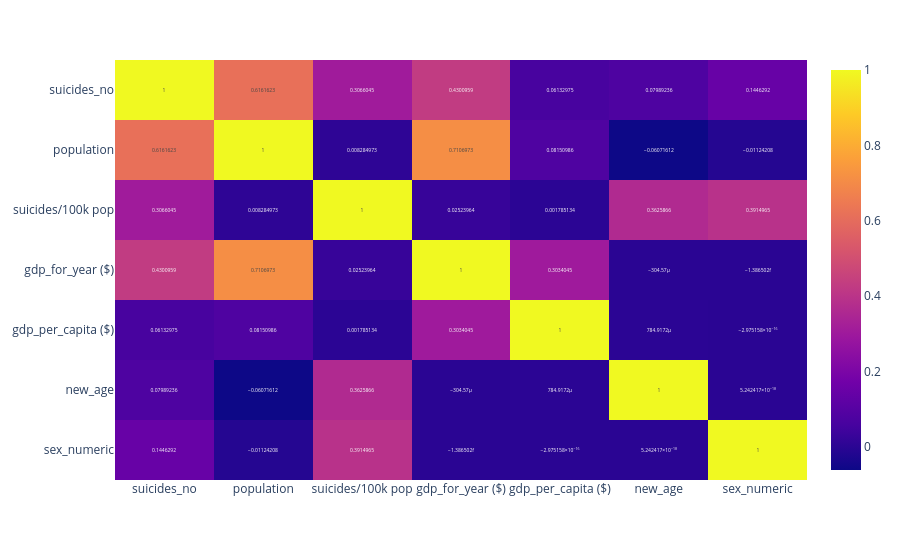

The code cell stored with this chart in its notebook:
### Markdown cell above
## EDA For Answering Questions

### Code cell
correlation_cols = ['suicides_no', 'population', 'suicides/100k pop', 'gdp_for_year ($)',
                    'gdp_per_capita ($)', 'new_age', 'sex_numeric']

correlation_matrix = df[correlation_cols].corr()
print(correlation_matrix)

px.imshow(correlation_matrix, text_auto=True, aspect='auto').show()

### Figure 1 — Plotly figure (JSON) as saved in the notebook; plotly's stock layout.template omitted (floating-point values rounded to 4 significant figures)
{"data": [{"coloraxis": "coloraxis", "hovertemplate": "x: %{x}<br>y: %{y}<br>color: %{z}<extra></extra>", "name": "0", "texttemplate": "%{z}", "type": "heatmap", "x": ["suicides_no", "population", "suicides/100k pop", "gdp_for_year ($)", "gdp_per_capita ($)", "new_age", "sex_numeric"], "xaxis": "x", "y": ["suicides_no", "population", "suicides/100k pop", "gdp_for_year ($)", "gdp_per_capita ($)", "new_age", "sex_numeric"], "yaxis": "y", "z": [[1.0, 0.6162, 0.3066, 0.4301, 0.06133, 0.07989, 0.1446], [0.6162, 1.0, 0.008285, 0.7107, 0.08151, -0.06072, -0.01124], [0.3066, 0.008285, 1.0, 0.02524, 0.001785, 0.3626, 0.3915], [0.4301, 0.7107, 0.02524, 1.0, 0.3034, -0.0003046, -1.387e-15], [0.06133, 0.08151, 0.001785, 0.3034, 1.0, 0.0007849, -2.975e-16], [0.07989, -0.06072, 0.3626, -0.0003046, 0.0007849, 1.0, 5.242e-18], [0.1446, -0.01124, 0.3915, -1.387e-15, -2.975e-16, 5.242e-18, 1.0]]}], "layout": {"coloraxis": {"colorscale": [[0, "#0d0887"], [0.1111, "#46039f"], [0.2222, "#7201a8"], [0.3333, "#9c179e"], [0.4444, "#bd3786"], [0.5556, "#d8576b"], [0.6667, "#ed7953"], [0.7778, "#fb9f3a"], [0.8889, "#fdca26"], [1, "#f0f921"]]}, "margin": {"t": 60}, "xaxis": {"anchor": "y", "domain": [0, 1]}, "yaxis": {"anchor": "x", "autorange": "reversed", "domain": [0, 1]}}}
